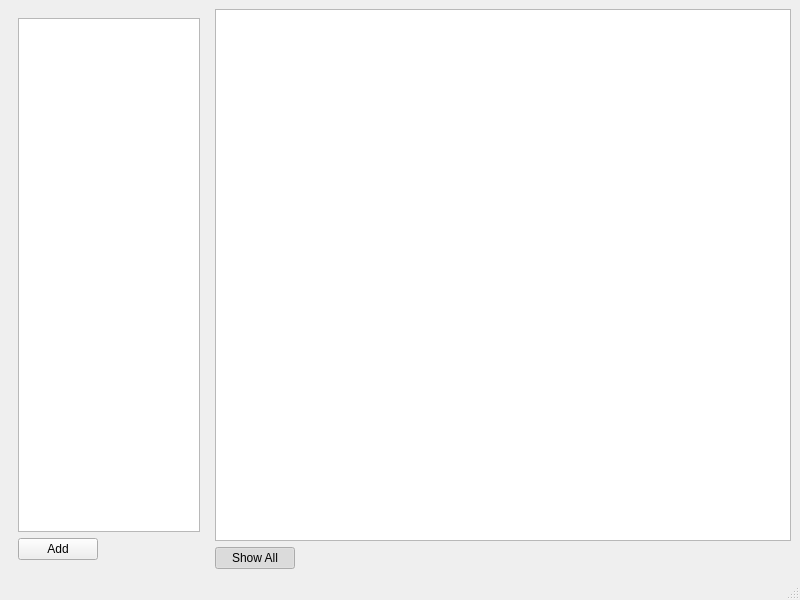
<?xml version="1.0" encoding="UTF-8"?>
<ui version="4.0">
 <class>MainWindow</class>
 <widget class="QMainWindow" name="MainWindow">
  <property name="geometry">
   <rect>
    <x>0</x>
    <y>0</y>
    <width>800</width>
    <height>600</height>
   </rect>
  </property>
  <property name="windowTitle">
   <string>VibeFood</string>
  </property>
  <widget class="QWidget" name="centralwidget">
   <layout class="QHBoxLayout" name="horizontalLayout_7">
    <item>
     <layout class="QHBoxLayout" name="horizontalLayout_6">
      <!-- LEFT PANE WRAPPED IN WIDGET WITH FIXED WIDTH -->
      <item>
       <widget class="QWidget" name="leftPane">
        <property name="minimumSize">
         <size>
          <width>200</width>
          <height>0</height>
         </size>
        </property>
        <property name="maximumSize">
         <size>
          <width>200</width>
          <height>16777215</height>
         </size>
        </property>
        <layout class="QVBoxLayout" name="verticalLayout_2">
         <item>
          <widget class="QTableView" name="foodView">
           <attribute name="horizontalHeaderStretchLastSection">
            <bool>true</bool>
           </attribute>
           <attribute name="verticalHeaderVisible">
            <bool>false</bool>
           </attribute>
          </widget>
         </item>
         <item>
          <layout class="QHBoxLayout" name="horizontalLayout_3">
           <item>
            <widget class="QPushButton" name="addFood">
             <property name="text">
              <string>Add</string>
             </property>
            </widget>
           </item>
           <item>
            <spacer name="horizontalSpacer_2">
             <property name="orientation">
              <enum>Qt::Orientation::Horizontal</enum>
             </property>
             <property name="sizeHint" stdset="0">
              <size>
               <width>40</width>
               <height>20</height>
              </size>
             </property>
            </spacer>
           </item>
          </layout>
         </item>
        </layout>
       </widget>
      </item>
      <!-- RIGHT PANE UNCHANGED -->
      <item>
       <layout class="QVBoxLayout" name="verticalLayout">
        <item>
         <widget class="QTableView" name="ingredientView">
          <attribute name="horizontalHeaderStretchLastSection">
           <bool>true</bool>
          </attribute>
          <attribute name="verticalHeaderVisible">
           <bool>false</bool>
          </attribute>
         </widget>
        </item>
        <item>
         <layout class="QHBoxLayout" name="horizontalLayout">
          <item>
           <widget class="QPushButton" name="btnShowAll">
            <property name="text">
             <string>Show All</string>
            </property>
            <property name="checkable">
             <bool>true</bool>
            </property>
            <property name="checked">
             <bool>true</bool>
            </property>
           </widget>
          </item>
          <item>
           <spacer name="horizontalSpacer">
            <property name="orientation">
             <enum>Qt::Orientation::Horizontal</enum>
            </property>
            <property name="sizeHint" stdset="0">
             <size>
              <width>40</width>
              <height>20</height>
             </size>
            </property>
           </spacer>
          </item>
         </layout>
        </item>
       </layout>
      </item>
     </layout>
    </item>
   </layout>
  </widget>
  <widget class="QMenuBar" name="menubar">
   <property name="geometry">
    <rect>
     <x>0</x>
     <y>0</y>
     <width>800</width>
     <height>22</height>
    </rect>
   </property>
  </widget>
  <widget class="QStatusBar" name="statusbar"/>
 </widget>
 <resources/>
 <connections/>
</ui>
